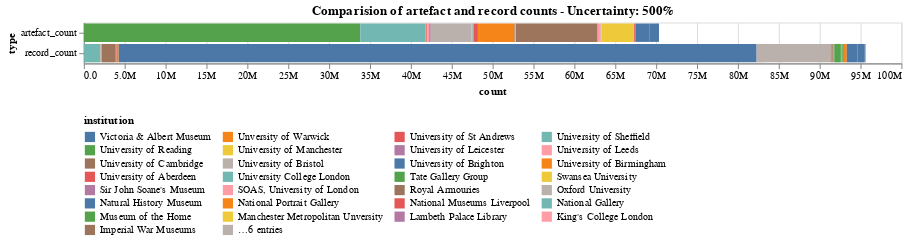

Notebook code for this chart:
### Markdown cell above
## Artefact and Record counts

### Code cell
title = alt.TitleParams('Comparision of artefact and record counts - Uncertainty: 500%', anchor='middle')
alt.Chart(combined_art_record_type,title=title).mark_bar().encode(
    alt.Color('institution:N', sort='descending', legend=alt.Legend(orient='bottom',columns=4)),
    x='count:Q',
    tooltip=['institution', 'count'],
    y='type:N',
).properties(width=800).resolve_scale(x='independent').transform_fold(
    as_=['type', 'count'],
    fold=['artefact_count', 'record_count']).configure(numberFormat='.2s')

### Figure 1 — Vega-Lite specification as saved in the notebook (floating-point values rounded to 4 significant figures)
{"config": {"view": {"continuousWidth": 300, "continuousHeight": 300}, "numberFormat": ".2s"}, "data": {"name": "data-3bb1c638a445ad30fb03315fdb6babb5"}, "mark": {"type": "bar"}, "encoding": {"color": {"field": "institution", "legend": {"columns": 4, "orient": "bottom"}, "sort": "descending", "type": "nominal"}, "tooltip": {"field": "institution", "type": "nominal"}, "x": {"field": "count", "type": "quantitative"}, "y": {"field": "type", "type": "nominal"}}, "resolve": {"scale": {"x": "independent"}}, "title": {"text": "Comparision of artefact and record counts - Uncertainty: 500%", "anchor": "middle"}, "transform": [{"fold": ["artefact_count", "record_count"], "as": ["type", "count"]}], "width": 800, "$schema": "https://vega.github.io/schema/vega-lite/v5.17.0.json", "datasets": {"data-3bb1c638a445ad30fb03315fdb6babb5": [{"institution": "Oxford University", "sector": "museum", "institution_type": "university", "topic": "mixed", "type": "object", "level": "item", "precision": "estimate", "artefact_count": 0, "record_count": 1052444}, {"institution": "Oxford University", "sector": "library", "institution_type": "university", "topic": "mixed", "type": "library", "level": "item", "precision": "estimate", "artefact_count": 20000, "record_count": 8021011}, {"institution": "Oxford University", "sector": "archive", "institution_type": "university", "topic": "mixed", "type": "archive", "level": "item", "precision": "estimate", "artefact_count": 5000000, "record_count": 0}, {"institution": "University of Cambridge", "sector": "museum", "institution_type": "university", "topic": "mixed", "type": "object", "level": "item", "precision": "estimate", "artefact_count": 0, "record_count": 0}, {"institution": "University of Cambridge", "sector": "library", "institution_type": "university", "topic": "mixed", "type": "library", "level": "item", "precision": "estimate", "artefact_count": 10000000, "record_count": 0}, {"institution": "University of Cambridge", "sector": "archive", "institution_type": "university", "topic": "mixed", "type": "archive", "level": "item", "precision": "estimate", "artefact_count": 0, "record_count": 0}, {"institution": "Durham University", "sector": "museum", "institution_type": "university", "topic": "mixed", "type": "object", "level": "item", "precision": "estimate", "artefact_count": 36000, "record_count": 33234}, {"institution": "Durham University", "sector": "library", "institution_type": "university", "topic": "mixed", "type": "library", "level": "item", "precision": "estimate", "artefact_count": 70000, "record_count": 0}, {"institution": "Durham University", "sector": "archive", "institution_type": "university", "topic": "mixed", "type": "archive", "level": "item", "precision": "estimate", "artefact_count": 0, "record_count": 0}, {"institution": "University College London", "sector": "museum", "institution_type": "university", "topic": "mixed", "type": "object", "level": "item", "precision": "estimate", "artefact_count": 164000, "record_count": 104446}, {"institution": "University College London", "sector": "library", "institution_type": "university", "topic": "mixed", "type": "library", "level": "item", "precision": "estimate", "artefact_count": 0, "record_count": 0}, {"institution": "University College London", "sector": "archive", "institution_type": "university", "topic": "mixed", "type": "archive", "level": "item", "precision": "estimate", "artefact_count": 0, "record_count": 0}, {"institution": "University of Manchester", "sector": "museum", "institution_type": "university", "topic": "mixed", "type": "object", "level": "item", "precision": "estimate", "artefact_count": 60000, "record_count": 0}, {"institution": "University of Manchester", "sector": "library", "institution_type": "university", "topic": "mixed", "type": "library", "level": "item", "precision": "estimate", "artefact_count": 4000000, "record_count": 0}, {"institution": "University of Manchester", "sector": "archive", "institution_type": "university", "topic": "mixed", "type": "archive", "level": "item", "precision": "estimate", "artefact_count": 0, "record_count": 0}, {"institution": "King's College London", "sector": "museum", "institution_type": "university", "topic": "mixed", "type": "object", "level": "item", "precision": "estimate", "artefact_count": 0, "record_count": 0}, {"institution": "King's College London", "sector": "library", "institution_type": "university", "topic": "mixed", "type": "library", "level": "item", "precision": "estimate", "artefact_count": 200000, "record_count": 0}, {"institution": "King's College London", "sector": "archive", "institution_type": "university", "topic": "mixed", "type": "archive", "level": "item", "precision": "estimate", "artefact_count": 0, "record_count": 0}, {"institution": "University of Birmingham", "sector": "museum", "institution_type": "university", "topic": "mixed", "type": "object", "level": "item", "precision": "estimate", "artefact_count": 250000, "record_count": 0}, {"institution": "University of Birmingham", "sector": "library", "institution_type": "university", "topic": "mixed", "type": "library", "level": "item", "precision": "estimate", "artefact_count": 250000, "record_count": 0}, {"institution": "University of Birmingham", "sector": "archive", "institution_type": "university", "topic": "mixed", "type": "archive", "level": "item", "precision": "estimate", "artefact_count": 4000000, "record_count": 0}, {"institution": "Unversity of Warwick", "sector": "museum", "institution_type": "university", "topic": "mixed", "type": "object", "level": "item", "precision": "estimate", "artefact_count": 0, "record_count": 0}, {"institution": "Unversity of Warwick", "sector": "library", "institution_type": "university", "topic": "mixed", "type": "library", "level": "item", "precision": "estimate", "artefact_count": 16000, "record_count": 0}, {"institution": "Unversity of Warwick", "sector": "archive", "institution_type": "university", "topic": "mixed", "type": "archive", "level": "item", "precision": "estimate", "artefact_count": 0, "record_count": 367655}, {"institution": "Manchester Metropolitan Unversity", "sector": "museum", "institution_type": "university", "topic": "mixed", "type": "object", "level": "item", "precision": "estimate", "artefact_count": 0, "record_count": 0}, {"institution": "Manchester Metropolitan Unversity", "sector": "library", "institution_type": "university", "topic": "mixed", "type": "library", "level": "item", "precision": "estimate", "artefact_count": 0, "record_count": 28600}, {"institution": "Manchester Metropolitan Unversity", "sector": "archive", "institution_type": "university", "topic": "mixed", "type": "archive", "level": "item", "precision": "estimate", "artefact_count": 0, "record_count": 0}, {"institution": "Swansea University", "sector": "museum", "institution_type": "university", "topic": "mixed", "type": "object", "level": "item", "precision": "estimate", "artefact_count": 0, "record_count": 0}, {"institution": "Swansea University", "sector": "library", "institution_type": "university", "topic": "mixed", "type": "library", "level": "item", "precision": "estimate", "artefact_count": 1700, "record_count": 0}, {"institution": "Swansea University", "sector": "archive", "institution_type": "university", "topic": "mixed", "type": "archive", "level": "item", "precision": "estimate", "artefact_count": 0, "record_count": 0}, {"institution": "University of Brighton", "sector": "museum", "institution_type": "university", "topic": "mixed", "type": "object", "level": "item", "precision": "estimate", "artefact_count": 0, "record_count": 0}, {"institution": "University of Brighton", "sector": "library", "institution_type": "university", "topic": "mixed", "type": "library", "level": "item", "precision": "estimate", "artefact_count": 50000, "record_count": 0}, {"institution": "University of Brighton", "sector": "archive", "institution_type": "university", "topic": "mixed", "type": "archive", "level": "item", "precision": "estimate", "artefact_count": 0, "record_count": 0}, {"institution": "SOAS, University of London", "sector": "museum", "institution_type": "university", "topic": "mixed", "type": "object", "level": "item", "precision": "estimate", "artefact_count": 0, "record_count": 0}, {"institution": "SOAS, University of London", "sector": "library", "institution_type": "university", "topic": "mixed", "type": "library", "level": "item", "precision": "estimate", "artefact_count": 60000, "record_count": 40337}, {"institution": "SOAS, University of London", "sector": "archive", "institution_type": "university", "topic": "mixed", "type": "archive", "level": "item", "precision": "estimate", "artefact_count": 0, "record_count": 0}, {"institution": "University of Aberdeen", "sector": "museum", "institution_type": "university", "topic": "mixed", "type": "object", "level": "item", "precision": "estimate", "artefact_count": 0, "record_count": 0}, {"institution": "University of Aberdeen", "sector": "library", "institution_type": "university", "topic": "mixed", "type": "library", "level": "item", "precision": "estimate", "artefact_count": 530000, "record_count": 0}, {"institution": "University of Aberdeen", "sector": "archive", "institution_type": "university", "topic": "mixed", "type": "archive", "level": "item", "precision": "estimate", "artefact_count": 0, "record_count": 0}, {"institution": "University of Bristol", "sector": "museum", "institution_type": "university", "topic": "mixed", "type": "object", "level": "item", "precision": "estimate", "artefact_count": 100000, "record_count": 0}, {"institution": "University of Bristol", "sector": "library", "institution_type": "university", "topic": "mixed", "type": "library", "level": "item", "precision": "estimate", "artefact_count": 0, "record_count": 0}, {"institution": "University of Bristol", "sector": "archive", "institution_type": "university", "topic": "mixed", "type": "archive", "level": "item", "precision": "estimate", "artefact_count": 0, "record_count": 0}, {"institution": "University of Leeds", "sector": "museum", "institution_type": "university", "topic": "mixed", "type": "object", "level": "item", "precision": "estimate", "artefact_count": 0, "record_count": 0}, {"institution": "University of Leeds", "sector": "library", "institution_type": "university", "topic": "mixed", "type": "library", "level": "item", "precision": "estimate", "artefact_count": 350000, "record_count": 0}, {"institution": "University of Leeds", "sector": "archive", "institution_type": "university", "topic": "mixed", "type": "archive", "level": "item", "precision": "estimate", "artefact_count": 0, "record_count": 0}, {"institution": "University of Leicester", "sector": "museum", "institution_type": "university", "topic": "mixed", "type": "object", "level": "item", "precision": "estimate", "artefact_count": 25000, "record_count": 0}, {"institution": "University of Leicester", "sector": "library", "institution_type": "university", "topic": "mixed", "type": "library", "level": "item", "precision": "estimate", "artefact_count": 0, "record_count": 0}, {"institution": "University of Leicester", "sector": "archive", "institution_type": "university", "topic": "mixed", "type": "archive", "level": "item", "precision": "estimate", "artefact_count": 0, "record_count": 0}, {"institution": "University of Reading", "sector": "library", "institution_type": "university", "topic": "mixed", "type": "library", "level": "item", "precision": "estimate", "artefact_count": 0, "record_count": 69841}, {"institution": "University of Reading", "sector": "archive", "institution_type": "university", "topic": "mixed", "type": "archive", "level": "item", "precision": "estimate", "artefact_count": 0, "record_count": 186216}, {"institution": "University of Sheffield", "sector": "museum", "institution_type": "university", "topic": "mixed", "type": "object", "level": "item", "precision": "estimate", "artefact_count": 0, "record_count": 0}, {"institution": "University of Sheffield", "sector": "library", "institution_type": "university", "topic": "mixed", "type": "library", "level": "item", "precision": "estimate", "artefact_count": 30000, "record_count": 0}, {"institution": "University of Sheffield", "sector": "archive", "institution_type": "university", "topic": "mixed", "type": "archive", "level": "item", "precision": "estimate", "artefact_count": 0, "record_count": 0}, {"institution": "University of St Andrews", "sector": "museum", "institution_type": "university", "topic": "mixed", "type": "object", "level": "item", "precision": "estimate", "artefact_count": 0, "record_count": 0}, {"institution": "University of St Andrews", "sector": "library", "institution_type": "university", "topic": "mixed", "type": "library", "level": "item", "precision": "estimate", "artefact_count": 200000, "record_count": 0}, {"institution": "University of St Andrews", "sector": "archive", "institution_type": "university", "topic": "mixed", "type": "archive", "level": "item", "precision": "estimate", "artefact_count": 0, "record_count": 0}, {"institution": "British Library", "sector": "museum", "institution_type": "library", "topic": "mixed", "type": "object", "level": "item", "precision": "estimate", "artefact_count": 0, "record_count": 0}, {"institution": "British Library", "sector": "library", "institution_type": "library", "topic": "mixed", "type": "library", "level": "item", "precision": "estimate", "artefact_count": 33810000, "record_count": 0}, {"institution": "British Library", "sector": "archive", "institution_type": "library", "topic": "mixed", "type": "archive", "level": "item", "precision": "estimate", "artefact_count": 0, "record_count": 0}, {"institution": "Chetham's Library", "sector": "museum", "institution_type": "library", "topic": "mixed", "type": "object", "level": "item", "precision": "estimate", "artefact_count": 0, "record_count": 0}, {"institution": "Chetham's Library", "sector": "library", "institution_type": "library", "topic": "mixed", "type": "library", "level": "item", "precision": "estimate", "artefact_count": 121041, "record_count": 0}, {"institution": "Chetham's Library", "sector": "archive", "institution_type": "library", "topic": "mixed", "type": "archive", "level": "item", "precision": "estimate", "artefact_count": 0, "record_count": 0}, {"institution": "Glasgow Woman's Library", "sector": "museum", "institution_type": "library", "topic": "mixed", "type": "object", "level": "item", "precision": "estimate", "artefact_count": 0, "record_count": 3567}, {"institution": "Glasgow Woman's Library", "sector": "library", "institution_type": "library", "topic": "mixed", "type": "library", "level": "item", "precision": "estimate", "artefact_count": 0, "record_count": 0}, {"institution": "Glasgow Woman's Library", "sector": "archive", "institution_type": "library", "topic": "mixed", "type": "archive", "level": "item", "precision": "estimate", "artefact_count": 0, "record_count": 0}, {"institution": "Lambeth Palace Library", "sector": "museum", "institution_type": "library", "topic": "theology", "type": "object", "level": "item", "precision": "estimate", "artefact_count": 0, "record_count": 0}, {"institution": "Lambeth Palace Library", "sector": "library", "institution_type": "library", "topic": "theology", "type": "library", "level": "item", "precision": "estimate", "artefact_count": 186200, "record_count": 15000}, {"institution": "Lambeth Palace Library", "sector": "archive", "institution_type": "library", "topic": "theology", "type": "archive", "level": "item", "precision": "estimate", "artefact_count": 0, "record_count": 0}, {"institution": "Victoria & Albert Museum", "sector": "museum", "institution_type": "museum", "topic": "art", "type": "object", "level": "item", "precision": "estimate", "artefact_count": 1691513, "record_count": 1281326}, {"institution": "Victoria & Albert Museum", "sector": "library", "institution_type": "museum", "topic": "art", "type": "library", "level": "item", "precision": "estimate", "artefact_count": 1130157, "record_count": 849000}, {"institution": "Victoria & Albert Museum", "sector": "archive", "institution_type": "museum", "topic": "art", "type": "archive", "level": "item", "precision": "estimate", "artefact_count": 0, "record_count": 157054}, {"institution": "Museum of the Home", "sector": "museum", "institution_type": "museum", "topic": "history", "type": "object", "level": "item", "precision": "estimate", "artefact_count": 0, "record_count": 12200}, {"institution": "Museum of the Home", "sector": "library", "institution_type": "museum", "topic": "history", "type": "library", "level": "item", "precision": "estimate", "artefact_count": 0, "record_count": 6290}, {"institution": "Horniman Museum", "sector": "museum", "institution_type": "museum", "topic": "history", "type": "object", "level": "item", "precision": "estimate", "artefact_count": 0, "record_count": 132612}, {"institution": "Imperial War Museums", "sector": "museum", "institution_type": "museum", "topic": "history", "type": "object", "level": "item", "precision": "estimate", "artefact_count": 0, "record_count": 1737698}, {"institution": "National Gallery", "sector": "museum", "institution_type": "gallery", "topic": "art", "type": "object", "level": "item", "precision": "exact", "artefact_count": 2626, "record_count": 2626}, {"institution": "National Museums Liverpool", "sector": "museum", "institution_type": "museum", "topic": "history", "type": "object", "level": "item", "precision": "estimate", "artefact_count": 0, "record_count": 73682}, {"institution": "National Portrait Gallery", "sector": "museum", "institution_type": "gallery", "topic": "art", "type": "object", "level": "item", "precision": "estimate", "artefact_count": 0, "record_count": 220000}, {"institution": "Natural History Museum", "sector": "museum", "institution_type": "museum", "topic": "nature", "type": "object", "level": "item", "precision": "estimate", "artefact_count": 0, "record_count": 78000000}, {"institution": "Royal Armouries", "sector": "museum", "institution_type": "museum", "topic": "history", "type": "object", "level": "item", "precision": "estimate", "artefact_count": 0, "record_count": 65627}, {"institution": "Royal Armouries", "sector": "library", "institution_type": "museum", "topic": "history", "type": "library", "level": "item", "precision": "estimate", "artefact_count": 0, "record_count": 69619}, {"institution": "Royal Armouries", "sector": "archive", "institution_type": "museum", "topic": "history", "type": "archive", "level": "item", "precision": "estimate", "artefact_count": 0, "record_count": 130130}, {"institution": "Sir John Soane's Museum", "sector": "museum", "institution_type": "museum", "topic": "history", "type": "object", "level": "item", "precision": "estimate", "artefact_count": 0, "record_count": 57164}, {"institution": "Sir John Soane's Museum", "sector": "library", "institution_type": "museum", "topic": "history", "type": "library", "level": "item", "precision": "estimate", "artefact_count": 0, "record_count": 6393}, {"institution": "Sir John Soane's Museum", "sector": "archive", "institution_type": "museum", "topic": "history", "type": "archive", "level": "item", "precision": "estimate", "artefact_count": 0, "record_count": 0}, {"institution": "Tate Gallery Group", "sector": "museum", "institution_type": "gallery", "topic": "art", "type": "object", "level": "item", "precision": "estimate", "artefact_count": 0, "record_count": 79236}, {"institution": "Tate Gallery Group", "sector": "archive", "institution_type": "gallery", "topic": "art", "type": "archive", "level": "item", "precision": "estimate", "artefact_count": 0, "record_count": 807060}, {"institution": "British Museum", "sector": "museum", "institution_type": "museum", "topic": "history", "type": "object", "level": "item", "precision": "estimate", "artefact_count": 8000000, "record_count": 2000000}]}}
